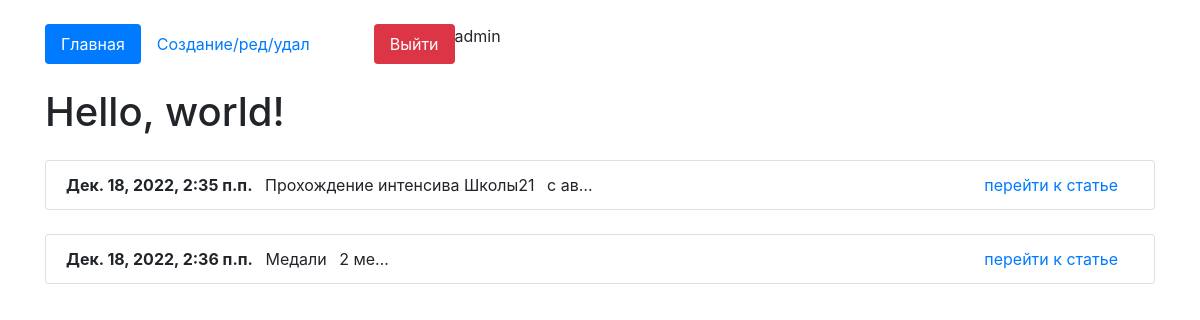
The app's page / (signed in) with its own data.
### core/models.py (models this page shows, shortened)
class Articles(models.Model):
    author = models.ForeignKey(User, on_delete = models.CASCADE, verbose_name='Владелец достижения', blank = True, null = True )
    create_date = models.DateTimeField(auto_now=True)
    name = models.CharField(max_length=200, verbose_name='Название')
    text = models.TextField(verbose_name='Текст')
    class Meta:
        verbose_name='Статью'
        verbose_name_plural='Статьи'

### core/views.py (the view)
# urls.py: path('', views.HomeListView.as_view(), name='home'),
class HomeListView(ListView):
    model = Articles
    template_name = 'index.html'
    context_object_name = 'list_articles'

### core/templates/index.html (shortened to what this page needs)
<!doctype html>
<html lang="en">
  <head>
    <link rel="stylesheet" href="https://stackpath.bootstrapcdn.com/bootstrap/4.4.1/css/bootstrap.min.css">
  </head>
  <body>
      <div class="container mt-4">
          <ul class="nav nav-pills">
  <li class="nav-item">
      {% url 'home' as url_home %}
    <a class="nav-link {% if url_home == request.path %}active{% endif %}" href="{{url_home}}">Главная</a>
  </li>
  <li class="nav-item">
      {% url 'edit_page' as url_edit_page %}
    <a class="nav-link {% if url_edit_page == request.path %}active{% endif %}" href="{{url_edit_page}}">Создание/ред/удал</a>
  </li>
  {% if request.user.is_authenticated %}
      <li class="nav-item">
        {% url 'logout_page' as url_logout_page %}
    <a class="nav-link btn-danger ml-5" href="{{url_logout_page}}">Выйти</a>
  </li>
  {% endif %}
{{request.user}}
</ul>
    {% block content %}
    <h1 class="mt-4">Hello, world!</h1>
{% for i in list_articles %}
                <ul class="list-group mt-4">
                <li class="list-group-item">
                    <b>{{i.create_date}}</b>
                <span class="m-2">{{i.name}}</span>
                <span>{{i.text|truncatechars:"5"}}</span>
                <span class="float-right mr-3"><a href="/detail/{{i.id}}">перейти к статье</a></span>
                </li>
                </ul>
{% endfor %}
{% endblock %}
</div>
  </body>
</html>

### records on screen
Articles: create_date "Дек. 18, 2022, 2:35 п.п.", name "Прохождение интенсива Школы21", text "с ав…"
Articles: create_date "Дек. 18, 2022, 2:36 п.п.", name "Медали", text "2 ме…"

### other values on screen
{{ request.user }} "admin"
